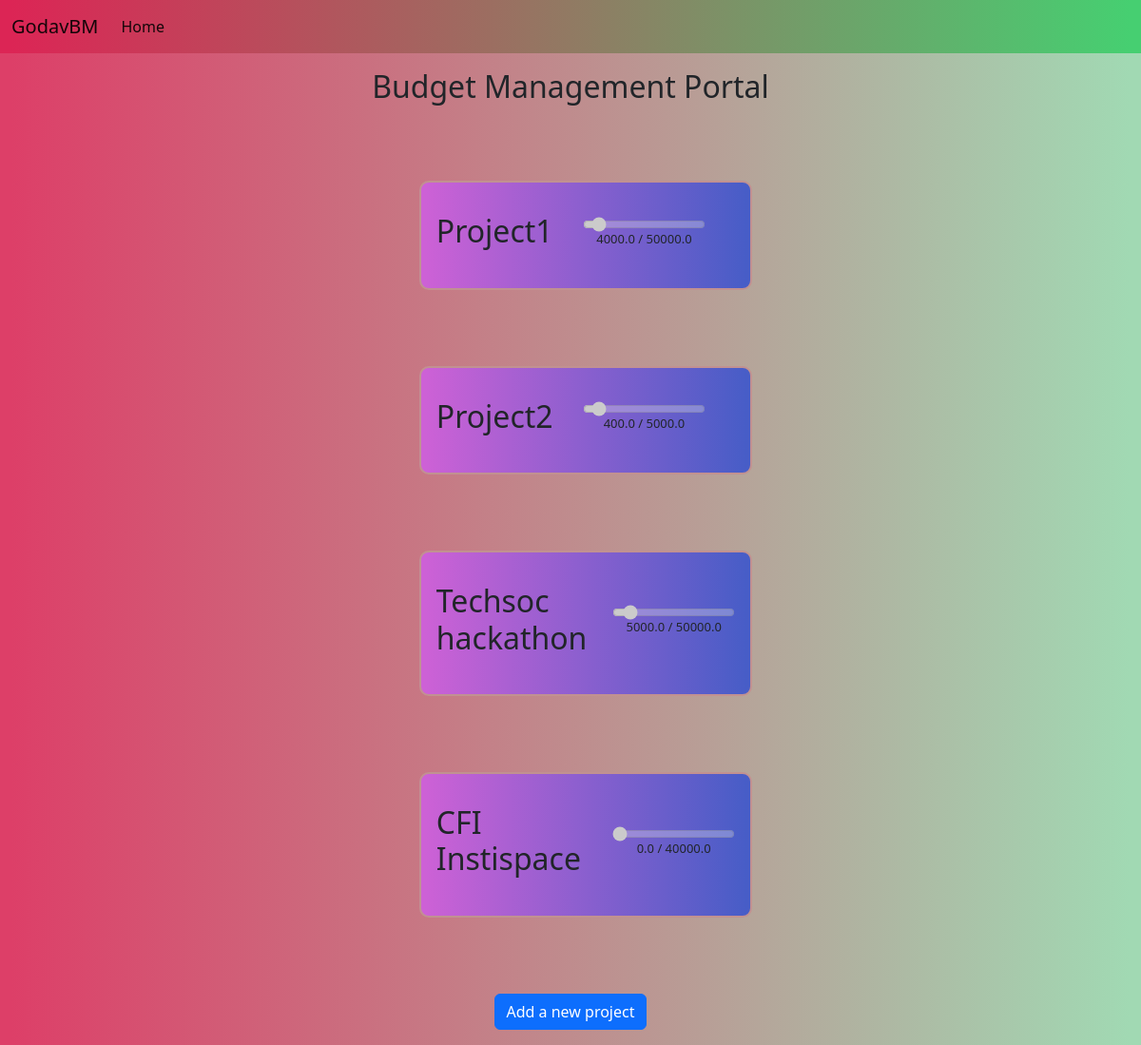
/, run on an earlier commit of the app's database.
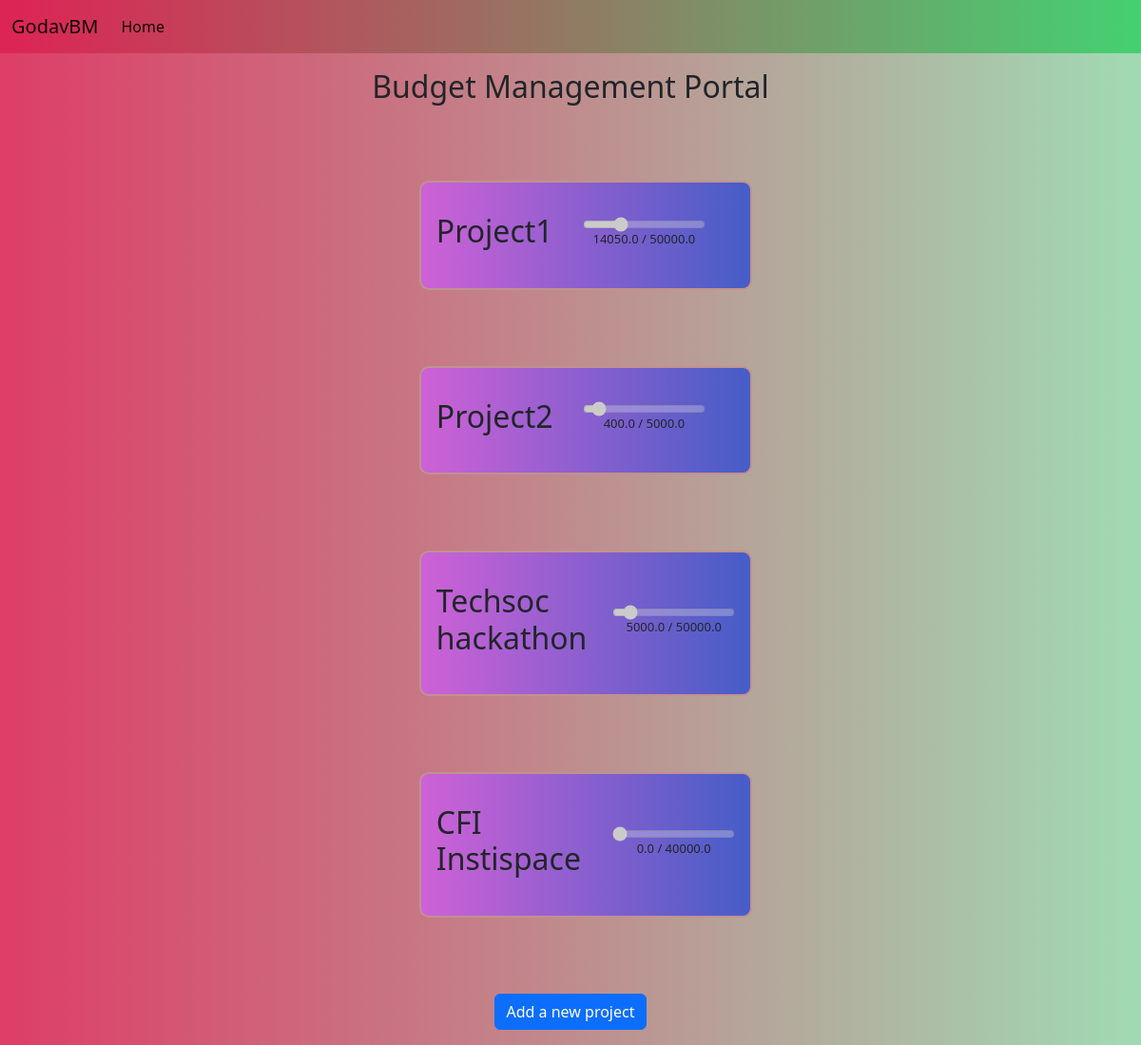
And on a later commit of the database.
### project_budget/models.py (models this page shows)
class ProjectModel(models.Model):
    title = models.CharField(max_length=50)
    allocated = models.FloatField()
    purchases = models.ManyToManyField(PurchaseModel)
    used_budget = models.FloatField(null = True, default=0)

### project_budget/views.py (the view)
# urls.py: path('' , project_list_view, name = 'project_list'),
def project_list_view(request):
    projects = ProjectModel.objects.all()
    return render(request, 'project_list.html', context = {
        'projects':projects
        })

### templates/project_list.html (shortened to what this page needs)
{%extends 'base.html'%}
{%block content%}
<h2 class="f1 mt-3">Budget Management Portal</h2>
<ul>
  {%for project in projects.all%}
  <li>
    <div class="card">
      <h2 class="title">{{project.title}}</h2>
      <div class="right-top">
        <input type="range" min="0" max={{project.allocated}} value={{project.used_budget}} disabled></input>
        <h3 class="fundStatus">{{project.used_budget}} / {{project.allocated}}</h3>
      </div>
    </div>
  </li>
  {% endfor %}
</ul>
<div class="text-center mb-3">
  <a class="btn btn-primary " href="{%url 'create_project' %}">Add a new project</a>
</div>
{%endblock content%}

What changed in the data, as far as the page shows it:
changed ProjectModel "Project1": used_budget "4000" → "14050"; used_budget "4000.0" → "14050.0"
